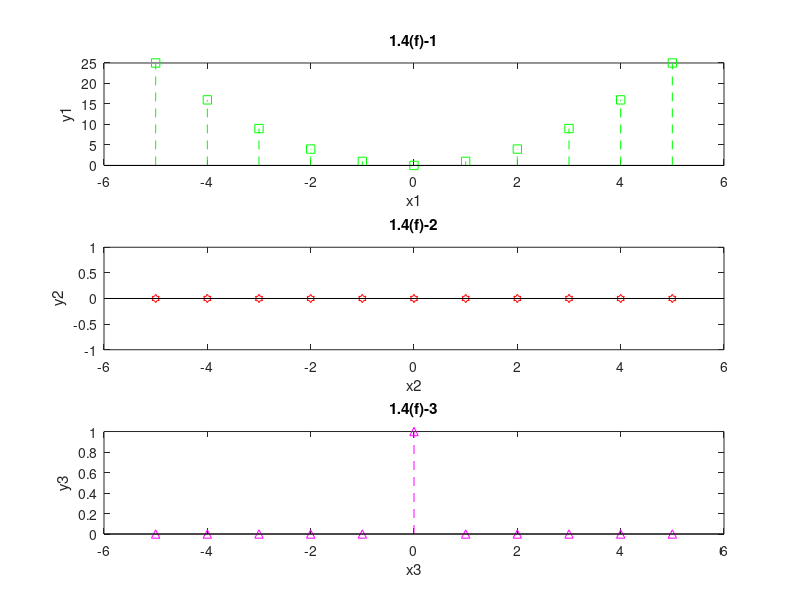

MATLAB code for this plot:
% Stability, causality analysis (y趋近于无穷，不符合稳定性要求）
%可逆性分析(两个不同的x得到了相同的y，不满足可逆性)

n=-5:1:5;
x1=n;
y1=n.*x1;

subplot(3,1,1)
stem(n,y1,'g--s');
title('1.4(f)-1');
xlabel('x1');
ylabel('y1');

% 时间无关性分析
% time-invariant

x2=[zeros(1,5) 1 zeros(1,5)];
y2=n.*x2;
y3=(n+1).*x2

subplot(3,1,2);
stem(n,y2,'r--h');
title('1.4(f)-2');
xlabel('x2');
ylabel('y2');

subplot(3,1,3);
stem(n,y3,'m--^');
title('1.4(f)-3');
xlabel('x3');
ylabel('y3');

saveas(gcf, "LAB1/P1_4_f_out2.png")
